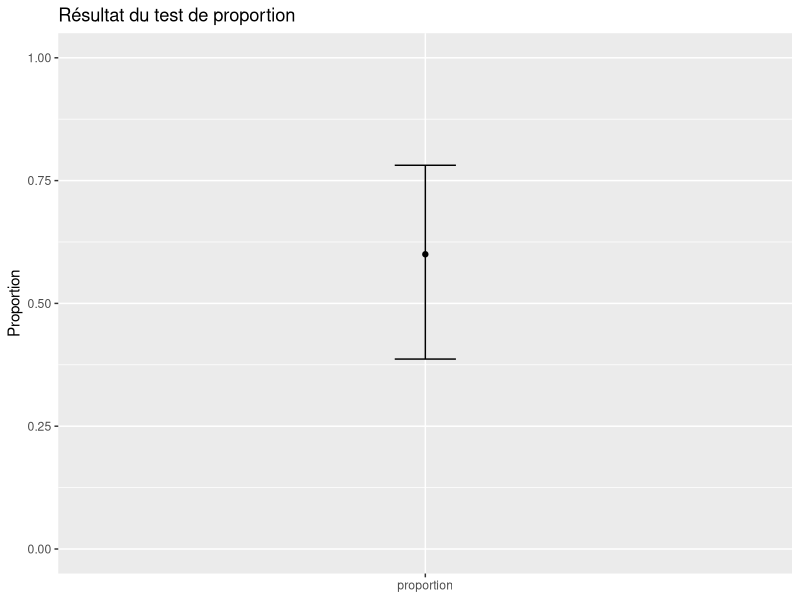

Recreate this plot in R.
# fonction prop_test_context

prop_test_context <- function(x, n, p0 = 0.5, conf_level = 0.95) {
  
  # 1. appel à prop.test()
  
  res <- prop.test(
    x = x,
    n = n,
    p = p0,
    conf.level = conf_level,
    correct = FALSE
  )
  
  # 2. calculer la proportion estimée
  prop_estimee <- x / n
  
  # 3. construire l'objet de sortie
  out <- list(
    x           = x,
    n           = n,
    p0          = p0,
    conf_level  = conf_level,
    prop_estimee = prop_estimee,
    p_value      = res$p.value,
    ic_inf       = res$conf.int[1],
    ic_sup       = res$conf.int[2]
  )
  
  # 4. lui donner une classe S3
  
  class(out) <- "context_table"
  
  # 5. retourner l'objet
  return(out)
}


library(ggplot2)

# Méthode plot.context_table

plot.context_table <- function(x, ...) {
  # x est l'objet de classe "context_table"
  
  df <- data.frame(
    label   = "proportion",
    estimate = x$prop_estimee,
    ic_inf   = x$ic_inf,
    ic_sup   = x$ic_sup
  )
  
  ggplot2::ggplot(df, ggplot2::aes(x = label, y = estimate)) +
    ggplot2::geom_point() +
    ggplot2::geom_errorbar(
      ggplot2::aes(ymin = ic_inf, ymax = ic_sup),
      width = 0.1
    ) +
    ggplot2::coord_cartesian(ylim = c(0, 1)) +
    ggplot2::labs(
      x = NULL,
      y = "Proportion",
      title = "Résultat du test de proportion"
    )
}

obj <- prop_test_context(12, 20, p0 = 0.5)

plot(obj)   # appelle plot.context_table(obj)

# Méthode print de prop_test_context  :

print.context_table  <- function(y,...){
  # y est l'objet de classe "context_table"
  
  cat("Test de proportion : \n")
  cat("********************\n")
  cat("Le nombre d'essais est de:  ", y$n,"\n")
  cat("La probabilité du succès est: ",y$p0*100,"\n")
  cat("La proportion de succès est de: ",y$prop_estimee*100,"%",
      "avec une p_value de: ",y$p_value,"à", y$conf_level*100,"%\n" )
  }

